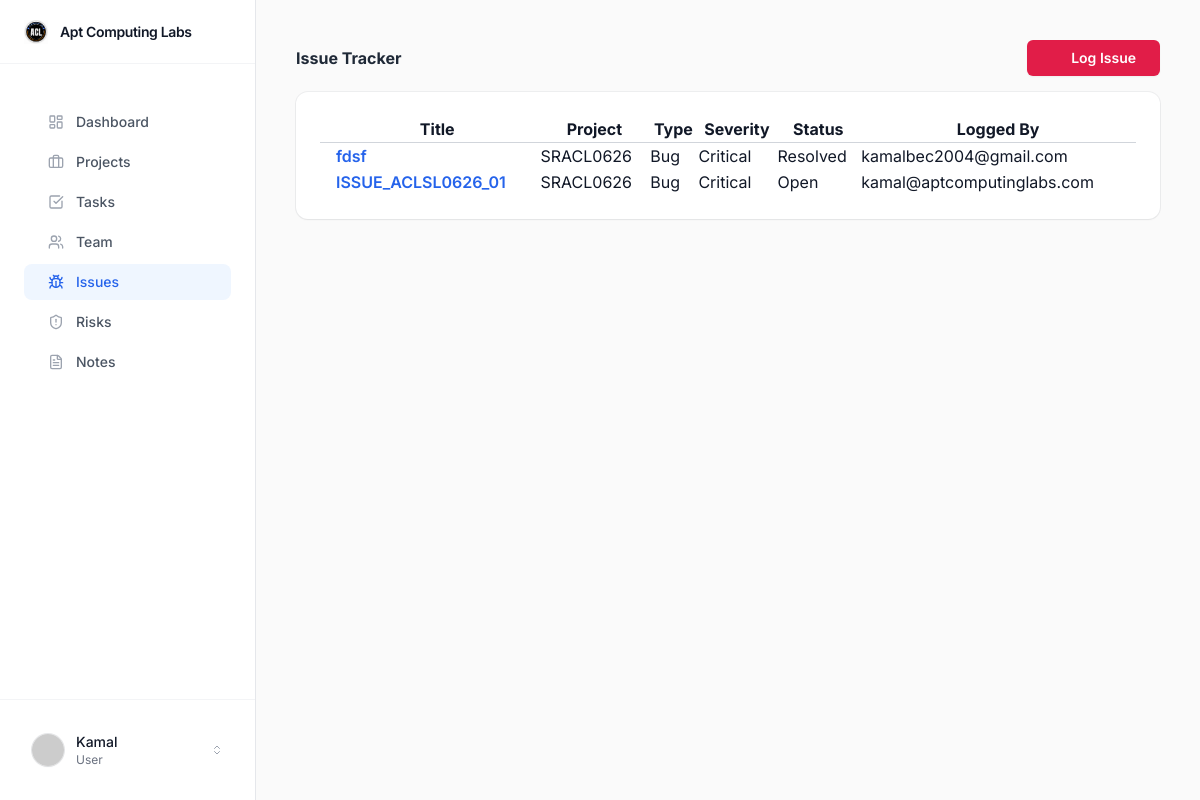
Before: /issues/tracker/ (signed in) with the older database file.
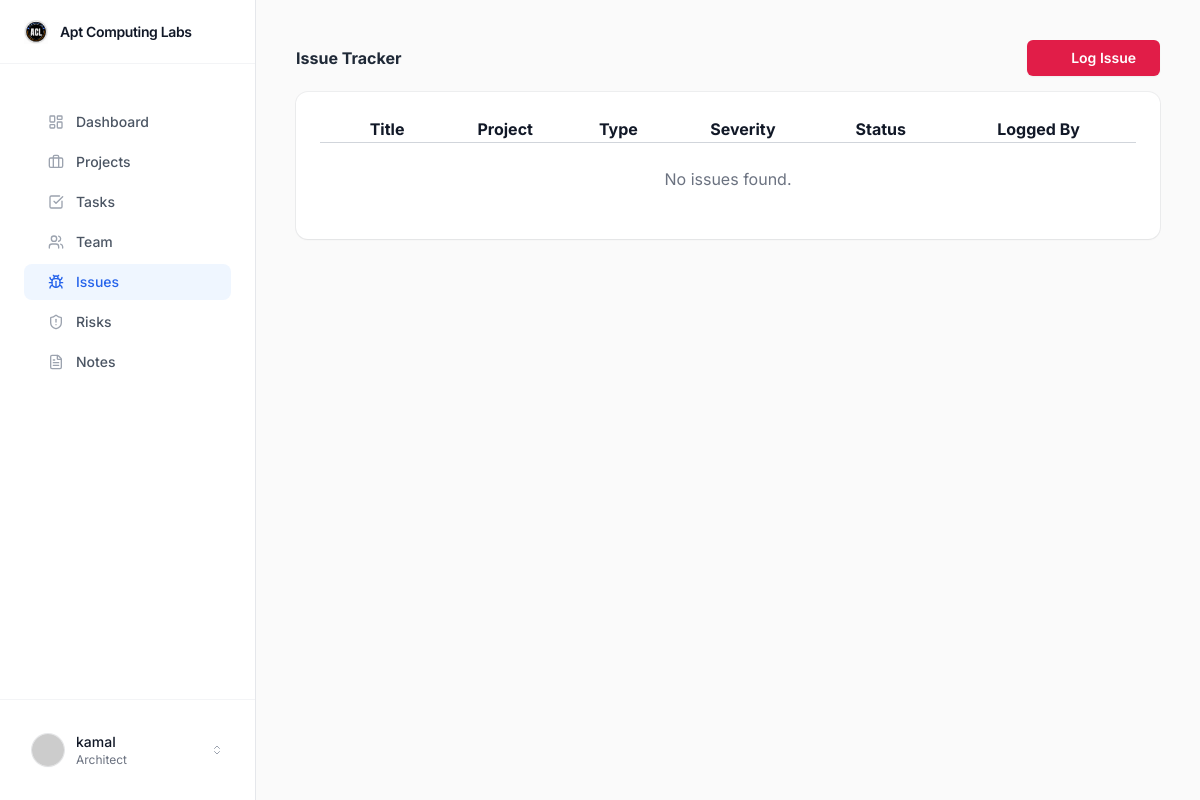
After: the same page with the newer database file.
### core/models.py (models this page shows, shortened)
class BaseModel(models.Model):
    id = models.BigAutoField(primary_key=True)
    uuid = models.UUIDField(default=uuid.uuid4, editable=False, unique=True)
    created_at = models.DateTimeField(auto_now_add=True)
    updated_at = models.DateTimeField(auto_now=True)
    created_by = models.ForeignKey('core.User', on_delete=models.SET_NULL, null=True, blank=True, related_name="%(app_label)s_%(class)s_created")
    updated_by = models.ForeignKey('core.User', on_delete=models.SET_NULL, null=True, blank=True, related_name="%(app_label)s_%(class)s_updated")
    is_active = models.BooleanField(default=True)
    class Meta:
        abstract = True

class User(AbstractUser, BaseModel):
    username = None # Remove username field
    email = models.EmailField(_('email address'), unique=True)
    roles = models.ManyToManyField(Role, blank=True, related_name='users')
    team = models.ForeignKey('teams.Team', on_delete=models.SET_NULL, null=True, blank=True, related_name='team_users')
    avatar = models.ImageField(upload_to='avatars/', null=True, blank=True)
    interested_topics = models.CharField(max_length=255, blank=True, help_text="Comma-separated topics of interest")
    daily_news_cache = models.JSONField(default=list, blank=True)
    news_last_fetched = models.DateField(null=True, blank=True)
    USERNAME_FIELD = 'email'
    REQUIRED_FIELDS = []
    objects = CustomUserManager()

class Role(BaseModel):
    name = models.CharField(max_length=100, unique=True)
    description = models.TextField(blank=True)

### issues/models.py (models this page shows, shortened)
class Issue(BaseModel):
    ISSUE_TYPES = [
        ('BUG', 'Bug'),
        ('INCIDENT', 'Incident'),
        ('DEFECT', 'Defect'),
        ('SECURITY', 'Security Finding'),
        ('PRODUCTION', 'Production Issue'),
    ]
    SEVERITY_CHOICES = [
        ('CRITICAL', 'Critical'),
        ('MAJOR', 'Major'),
        ('MINOR', 'Minor'),
        ('TRIVIAL', 'Trivial'),
    ]
    STATUS_CHOICES = [
        ('OPEN', 'Open'),
        ('IN_PROGRESS', 'In Progress'),
        ('RESOLVED', 'Resolved'),
        ('CLOSED', 'Closed'),
    ]
    project = models.ForeignKey(Project, on_delete=models.CASCADE, related_name='issues')
    task = models.ForeignKey(Task, on_delete=models.SET_NULL, null=True, blank=True, related_name='issues')
    title = models.CharField(max_length=255)
    issue_type = models.CharField(max_length=20, choices=ISSUE_TYPES)
    severity = models.CharField(max_length=20, choices=SEVERITY_CHOICES)
    status = models.CharField(max_length=20, choices=STATUS_CHOICES, default='OPEN')
    impact = models.TextField(blank=True)
    root_cause = models.TextField(blank=True)
    resolution = models.TextField(blank=True)
    github_url = models.URLField(blank=True, null=True, help_text="Link to GitHub repository/PR")
    gdrive_url = models.URLField(blank=True, null=True, help_text="Link to Google Drive documents")
    attachments = GenericRelation('core.Attachment')
    def __init__(self, *args, **kwargs):
        super().__init__(*args, **kwargs)
        self._original_state = self._get_current_state()
    def _get_current_state(self):
        return {
            'title': self.__dict__.get('title'),
            'status': self.__dict__.get('status'),
            'severity': self.__dict__.get('severity'),
            'issue_type': self.__dict__.get('issue_type'),
        }

### projects/models.py (models this page shows, shortened)
class Project(BaseModel):
    PROJECT_TYPES = [
        ('AUTOMATION', 'Automation'),
        ('PRODUCT', 'Product Development'),
        ('SECURITY', 'Cyber Security'),
        ('AI', 'AI Platform'),
        ('RESEARCH', 'Research'),
        ('INTERNAL', 'Internal'),
        ('AGENTIC_AI', 'Agentic AI'),
        ('AUTOMOTIVE', 'Automotive'),
    ]
    STATUS_CHOICES = [
        ('PLANNED', 'Planned'),
        ('ACTIVE', 'Active'),
        ('ON_HOLD', 'On Hold'),
        ('COMPLETED', 'Completed'),
        ('CANCELLED', 'Cancelled'),
    ]
    PRIORITY_CHOICES = [
        ('CRITICAL', 'Critical'),
        ('HIGH', 'High'),
        ('MEDIUM', 'Medium'),
        ('LOW', 'Low'),
    ]
    name = models.CharField(max_length=255)
    code = models.CharField(max_length=50, unique=True)
    description = models.TextField(blank=True)
    client = models.CharField(max_length=255, blank=True)
    category = models.CharField(max_length=100, blank=True)
    project_type = models.CharField(max_length=20, choices=PROJECT_TYPES)
    start_date = models.DateField(null=True, blank=True)
    end_date = models.DateField(null=True, blank=True)
    status = models.CharField(max_length=20, choices=STATUS_CHOICES, default='PLANNED')
    priority = models.CharField(max_length=20, choices=PRIORITY_CHOICES, default='MEDIUM')
    budget = models.DecimalField(max_digits=12, decimal_places=2, null=True, blank=True)
    github_url = models.URLField(blank=True, null=True, help_text="Link to GitHub repository")
    gdrive_url = models.URLField(blank=True, null=True, help_text="Link to Google Drive folder (containing Requirement, Design, Implementation, Testing, Deployment)")
    owner = models.ForeignKey(settings.AUTH_USER_MODEL, on_delete=models.SET_NULL, null=True, related_name='owned_projects')
    team = models.ForeignKey('teams.Team', on_delete=models.SET_NULL, null=True, blank=True, related_name='projects')
    attachments = GenericRelation('core.Attachment')
    def __init__(self, *args, **kwargs):
        super().__init__(*args, **kwargs)
        self._original_state = self._get_current_state()
    def _get_current_state(self):
        return {
            'name': self.__dict__.get('name'),
            'status': self.__dict__.get('status'),
            'priority': self.__dict__.get('priority'),
            'owner_id': self.__dict__.get('owner_id'),
            'budget': self.__dict__.get('budget'),
            'start_date': self.__dict__.get('start_date'),
            'end_date': self.__dict__.get('end_date'),
        }

### issues/views.py (the view)
# urls.py: path('tracker/', views.issue_tracker, name='issue_tracker'),
@login_required
def issue_tracker(request):
    issues = Issue.objects.all().order_by('-created_at')
    return render(request, 'issues/list.html', {'issues': issues})

### ai_assistant/permissions.py (called while the page is built)
def is_pia_system_admin(user):
    if not user.is_authenticated:
        return False
    if user.is_staff or user.is_superuser:
        return True
    return user.roles.filter(name='System Admin').exists()

### ai_assistant/templatetags/pia_permissions.py (called while the page is built)
@register.filter
def is_pia_system_admin_user(user):
    return is_pia_system_admin(user)

### templates/issues/list.html (shortened to what this page needs)
{% extends 'base.html' %}
{% block content %}
<div class="flex justify-between items-center mb-4">
    <h2 class="h3 mb-0 text-gray-800 font-bold">Issue Tracker</h2>
    <a href="{% url 'issue_create' %}" class="inline-flex items-center justify-center rounded-md bg-rose-600 px-6 py-2 text-sm font-semibold text-white shadow-soft hover:bg-rose-500 transition-colors btn-sm"><i data-lucide="bug-fill" class="w-4 h-4 mr-1"></i> Log Issue</a>
</div>
<div class="bg-white shadow-soft ring-1 ring-gray-900/5 rounded-xl shadow-soft border-none">
    <div class="p-6 p-0">
        <div class="min-w-full divide-y divide-gray-300-responsive">
            <table class="min-w-full divide-y divide-gray-300 table-hover align-middle mb-0">
                <thead class="min-w-full divide-y divide-gray-300-light">
                    <tr>
                        <th class="ps-4">Title</th>
                        <th>Project</th>
                        <th>Type</th>
                        <th>Severity</th>
                        <th>Status</th>
                        <th>Logged By</th>
                    </tr>
                </thead>
                <tbody>
                    {% for issue in issues %}
                    <tr>
                        <td class="ps-4 font-semibold text-brand-600">{{ issue.title }}</td>
                        <td>{{ issue.project.code }}</td>
                        <td>{{ issue.get_issue_type_display }}</td>
                        <td>
                            <span class="badge {% if issue.severity == 'CRITICAL' %}bg-danger{% elif issue.severity == 'MAJOR' %}bg-warning text-dark{% elif issue.severity == 'MINOR' %}bg-info{% else %}bg-secondary{% endif %}">
                                {{ issue.get_severity_display }}
                            </span>
                        </td>
                        <td>
                            <span class="badge {% if issue.status == 'OPEN' %}bg-danger{% elif issue.status == 'IN_PROGRESS' %}bg-warning text-dark{% elif issue.status == 'RESOLVED' %}bg-success{% else %}bg-secondary{% endif %}">
                                {{ issue.get_status_display }}
                            </span>
                        </td>
                        <td>
                            {% if issue.created_by %}
                                {{ issue.created_by.email }}
                            {% else %}
                                <span class="text-gray-500">System</span>
                            {% endif %}
                        </td>
                    </tr>
                    {% empty %}
                    <tr>
                        <td colspan="6" class="text-center py-6 text-gray-500">No issues found.</td>
                    </tr>
                    {% endfor %}
                </tbody>
            </table>
        </div>
    </div>
</div>
{% endblock %}

### templates/base.html (shortened to what the changed rows need)
<!DOCTYPE html>
<html lang="en">
<head>
    <script src="https://cdn.tailwindcss.com"></script>
    {% load static %}
    {% load pia_permissions %}
</head>
<body class="bg-gray-50 text-gray-900 font-sans antialiased flex h-screen overflow-hidden">
    <aside class="w-64 {% if request.user.is_staff or request.user.is_superuser %}bg-slate-50 border-slate-200{% else %}bg-white border-gray-200{% endif %} border-r flex flex-col justify-between hidden md:flex h-full z-10 flex-shrink-0">
        <div class="p-6 border-t border-gray-100">
            <div class="flex items-center cursor-pointer p-2 hover:bg-gray-50 rounded-lg transition-colors group relative">
                <div class="ml-3 overflow-hidden flex-1">
                    <p class="text-sm font-medium text-gray-900 truncate">{{ request.user.first_name|default:request.user.email }}</p>
                    <p class="text-xs text-gray-500 truncate">
                        {% if request.user.is_superuser %}System Admin
                        {% elif request.user.roles.exists %}{{ request.user.roles.first.name }}
                        {% else %}User{% endif %}
                    </p>
                </div>
            </div>
        </div>
    </aside>
    <div class="flex-1 flex flex-col h-full overflow-hidden">
        <main class="flex-1 overflow-y-auto {% if request.user.is_staff or request.user.is_superuser %}bg-[#f8fafc] border-t-4 border-brand-500{% else %}bg-[#FAFAFA]{% endif %}">
            <div class="p-6 md:p-10 max-w-7xl mx-auto">
                {% block content %}
                {% endblock %}
            </div>
        </main>
    </div>
</body>
</html>

Changed rows visible on the page:
removed Issue: title "fdsf", project.code "SRACL0626", issue_type "Bug", severity "Critical", status "Resolved", created_by.email "kamalbec2004@gmail.com"
removed Issue: title "ISSUE_ACLSL0626_01", project.code "SRACL0626", issue_type "Bug", severity "Critical", status "Open", created_by.email "kamal@aptcomputinglabs.com"
changed User: user.first_name "Kamal" → "kamal"; user.roles.first.name (not shown) → "Architect"
Other visible differences:
text no longer shown: "User"
text now shown: "No issues found."
